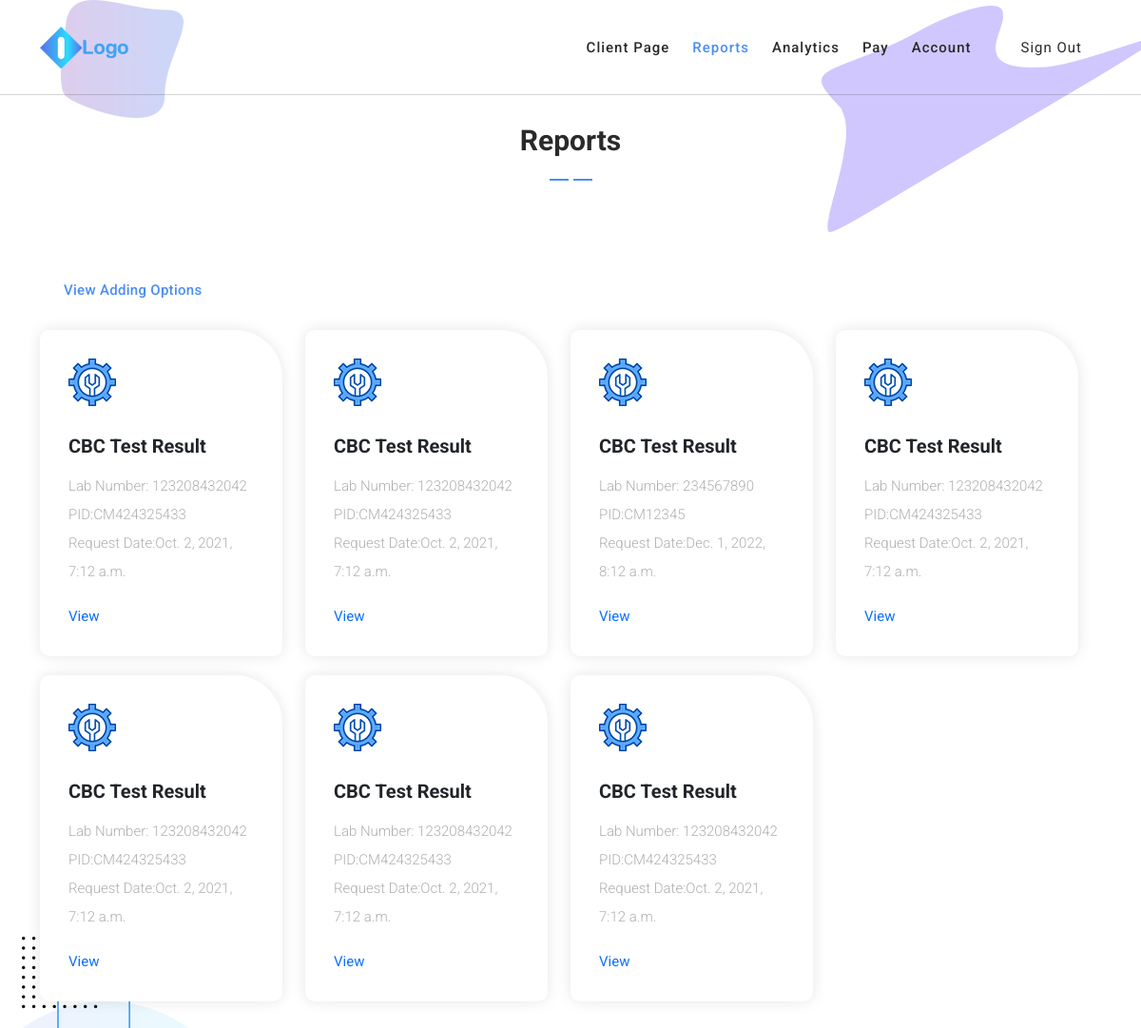
The page /reports/ (signed in) on the database as committed earlier.
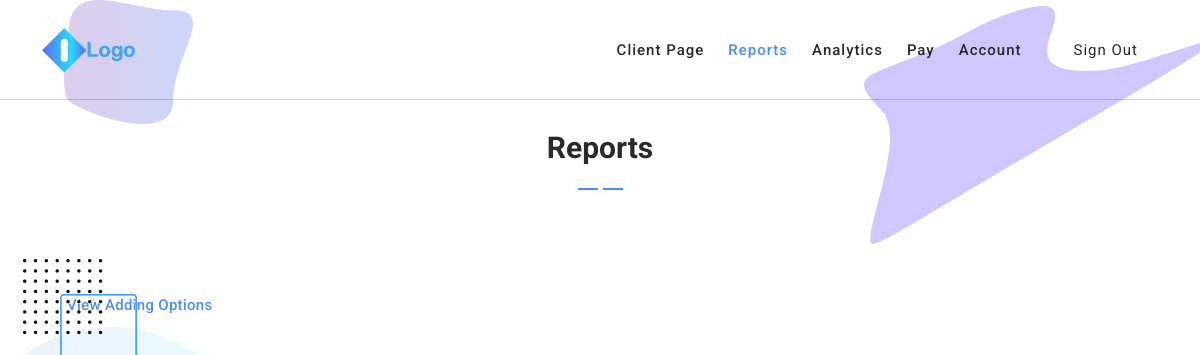
The same page on the database as committed later.
### isabuhaywebapp/models.py (models this page shows, shortened)
class CBCTestResult(models.Model):
    user = models.ForeignKey(User, on_delete=models.CASCADE, blank=True, null=True)
    testImage = models.OneToOneField(CBCTestResultImage, on_delete=models.CASCADE, blank=True, null=True)
    testPDF = models.OneToOneField(CBCTestResultPDF, on_delete=models.CASCADE, blank=True, null=True)
    testDocx = models.OneToOneField(CBCTestResultDocx, on_delete=models.CASCADE, blank=True, null=True)
    source = models.CharField(max_length=50, blank=False, null=False)
    labNumber = models.CharField(max_length=50, blank=False, null=False)
    pid = models.CharField(max_length=50, blank=False, null=False)
    dateRequested = models.DateTimeField(blank=True, null=True)
    dateReceived = models.DateTimeField(blank=True, null=True)
    whiteBloodCells = models.FloatField(blank=False, null=False)
    redBloodCells = models.FloatField(blank=False, null=False)
    hemoglobin = models.FloatField(blank=False, null=False)
    hematocrit = models.FloatField(blank=False, null=False)
    meanCorpuscularVolume = models.FloatField(blank=False, null=False)
    meanCorpuscularHb = models.FloatField(blank=False, null=False)
    meanCorpuscularHbConc = models.FloatField(blank=False, null=False)
    rbcDistributionWidth = models.FloatField(blank=False, null=False)
    plateletCount = models.FloatField(blank=False, null=False)
    segmenters = models.FloatField(blank=False, null=False)
    lymphocytes = models.FloatField(blank=False, null=False)
    monocytes = models.FloatField(blank=False, null=False)
    eosinophils = models.FloatField(blank=False, null=False)
    basophils = models.FloatField(blank=False, null=False)
    bands = models.FloatField(blank=False, null=False)
    absoluteSeg = models.FloatField(blank=False, null=False)
    absoluteLymphocyteCount = models.FloatField(blank=False, null=False)
    absoluteMonocyteCount = models.FloatField(blank=False, null=False)
    absoluteEosinophilCount = models.FloatField(blank=False, null=False)
    absoluteBasophilCount = models.FloatField(blank=False, null=False)
    absoluteBandCount = models.FloatField(blank=False, null=False)

### isabuhaywebapp/views.py (the view)
# urls.py: path('reports/', DisplayAllCBCTestResult.as_view(), name='DisplayAllCBCTestResult'),
class DisplayAllCBCTestResult(LoginRequiredMixin, View):
    def get(self, request, *args, **kwargs):
        user = User.objects.get(id=request.user.id)
        object_list = user.cbctestresult_set.all()
        context = {'object_list': object_list}
        return render(request, 'displayAllCBCTestResult.html', context)

### templates/displayAllCBCTestResult.html (shortened to what this page needs)
{% load static %}
<!DOCTYPE html>
<html lang="en">
  <head>
    <link href="{% static 'vendor/bootstrap/css/bootstrap.min.css' %}" rel="stylesheet">
    <link rel="stylesheet" href="https://use.fontawesome.com/releases/v5.8.1/css/all.css' %}">
    <link rel="stylesheet" href="{% static 'assets/css/templatemo-chain-app-dev.css' %}">
    <link rel="stylesheet" href="{% static 'assets/css/animated.css' %}">
    <link rel="stylesheet" href="{% static 'assets/css/owl.css' %}">
  </head>
  <body>
    <header class="header-area header-sticky wow slideInDown" data-wow-duration="0.75s" data-wow-delay="0s">
      <div class="container">
        <div class="row">
          <div class="col-12">
            <nav class="main-nav">
               <a href="#" class="logo">
                <img src="{% static 'assets/images/logo.png' %}" alt="Chain App Dev" w>
              </a>
              <ul class="nav">
                <li class="scroll-to-section"><a href="{% url 'DisplayClientSide' %}">Client Page</a></li>
                <li class="scroll-to-section"><a href="#" class="active">Reports</a></li>
                <li class="scroll-to-section"><a href="#">Analytics</a></li>
                <li class="scroll-to-section"><a href="{% url 'DisplayAllPromoOptions' 'pay' %}">Pay</a></li>
                <li class="scroll-to-section"><a href="{% url 'DisplayAccountPage' %}">Account</a></li>
                <li class="scroll-to-section"><a href="{% url 'LogoutView' %}">Sign Out</a></li>
              </ul>
            </nav>
          </div>
        </div>
      </div>
    </header>
    <div id="All CBC" class="services section">
      <div class="container">
        <div class="row">
          <div class="col-lg-8 offset-lg-2">
            <div class="section-heading  wow fadeInDown" data-wow-duration="1s" data-wow-delay="0.5s">
              <h4>Reports</h4>
              <img src="{% static 'assets/images/heading-line-dec.png' %}" alt="">
             </div>
          </div>
        </div>
      </div>
      <div class="container">
        <div class="row">
          <div class="col-lg-12">
            <div class="white-button first-button scroll-to-section">
              <a href="{% url 'DisplayAddingOptions' %}">View Adding Options</a>
            </div>
        </div>
        <div class="row">
          {% for result in object_list %}
            <div class="col-lg-3" style="margin-top: 20px;"">
              <div class="service-item first-service">
                <div class="icon"></div>
                <h4>CBC Test Result</h4>
                <p>Lab Number: {{  result.labNumber }}<br>PID:{{ result.pid }}<br>Request Date:{{ result.dateRequested }}</p>
                <div class="text-button">
                  <a href="{% url 'DisplayCBCTestResult' result.pk %}">View </a>
                </div>
              </div>
            </div>
          {% endfor %}
        </div>
      </div>
    </div>
</body>
</html>

### static/assets/css/templatemo-chain-app-dev.css (style rules this page uses)
html, body, div, span, applet, object, iframe, h1, h2, h3, h4, h5, h6, p, blockquote, div pre, a, abbr, acronym, address, big, cite, code, del, dfn, em, font, img, ins, kbd, q, s, samp, small, strike, strong, sub, sup, tt, var, b, u, i, center, dl, dt, dd, ol, ul, li, figure, header, nav, section, article, aside, footer, figcaption { margin: 0; padding: 0; border: 0; outline: 0; }
ul, li { padding: 0; margin: 0; list-style: none; }
header, nav, section, article, aside, footer, hgroup { display: block; }
* { box-sizing: border-box; }
html, body { font-family: 'Roboto', sans-serif; font-weight: 400; background-color: #fff; -ms-text-size-adjust: 100%; -webkit-font-smoothing: antialiased; -moz-osx-font-smoothing: grayscale; }
a { text-decoration: none !important; }
h1, h2, h3, h4, h5, h6 { margin-top: 0px; margin-bottom: 0px; }
ul { margin-bottom: 0px; }
img { width: 100%; overflow: hidden; }
html, body { background: #fff; font-family: 'Roboto', sans-serif; }
.section-heading { position: relative; z-index: 2; }
.section-heading h4 { color: #2a2a2a; font-size: 30px; font-weight: 700; text-transform: capitalize; margin-bottom: 10px; }
.section-heading img { width: 45px; height: 2px; }
.white-button a { display: inline-block !important; padding: 10px 20px !important; color: #4b8ef1 !important; text-transform: capitalize; font-size: 15px; background-color: #fff; border-radius: 23px; font-weight: 500 !important; letter-spacing: 0.3px !important; transition: all .5s; }
.header-area { background-color: transparent; border-bottom: 1px solid rgba(42,42,42,0.2); position: absolute; left: 0px; right: 0px; z-index: 100; height: 100px; -webkit-transition: all .5s ease 0s; -moz-transition: all .5s ease 0s; -o-transition: all .5s ease 0s; transition: all .5s ease 0s; }
.header-area .main-nav { min-height: 80px; background: transparent; }
.header-area .main-nav .logo { float: left; -webkit-transition: all 0.3s ease 0s; -moz-transition: all 0.3s ease 0s; -o-transition: all 0.3s ease 0s; transition: all 0.3s ease 0s; }
.header-area .main-nav .logo { line-height: 100px; float: left; -webkit-transition: all 0.3s ease 0s; -moz-transition: all 0.3s ease 0s; -o-transition: all 0.3s ease 0s; transition: all 0.3s ease 0s; }
.header-area .main-nav .nav { float: right; margin-top: 30px; margin-right: 0px; background-color: transparent; -webkit-transition: all 0.3s ease 0s; -moz-transition: all 0.3s ease 0s; -o-transition: all 0.3s ease 0s; transition: all 0.3s ease 0s; position: relative; z-index: 999; }
.header-area .main-nav .nav li { padding-left: 20px; padding-right: 20px; }
.header-area .main-nav .nav li:nth-child(6) { padding-right: 0px; padding-left: 40px; }
.header-area .main-nav .nav li:last-child a , .background-header .main-nav .nav li:last-child a, .header-area .main-nav .nav li:nth-child(6) a , .background-header .main-nav .nav li:nth-child(6) a { padding: 0px 20px !important; font-weight: 400; }
.header-area .main-nav .nav li a { display: block; font-weight: 500; font-size: 15px; color: #2a2a2a; text-transform: capitalize; -webkit-transition: all 0.3s ease 0s; -moz-transition: all 0.3s ease 0s; -o-transition: all 0.3s ease 0s; transition: all 0.3s ease 0s; height: 40px; line-height: 40px; border: transparent; letter-spacing: 1px; }
.header-area .main-nav .nav li:hover a, .header-area .main-nav .nav li a.active { color: #4b8ef1!important; }
.header-area.header-sticky { min-height: 80px; }
.header-area .nav { margin-top: 30px; }
.header-area.header-sticky .nav li a.active { color: #4b8ef1; }
@media (max-width: 1200px) { .header-area .main-nav .nav li { padding-left: 12px; padding-right: 12px; } }
@media (max-width: 1200px) { .header-area .main-nav:before { display: none; } }
@media (min-width: 767px) { .header-area .main-nav .nav { display: flex !important; } }
.services { padding-top: 130px; position: relative; }
.services:after { content: ''; background-image: url(../images/services-left-dec.png); background-repeat: no-repeat; position: absolute; left: 0; bottom: -300px; width: 261px; height: 368px; z-index: 0; }
.services:before { content: ''; background-image: url(../images/services-right-dec.png); background-repeat: no-repeat; position: absolute; right: 0; top: 0; width: 1136px; height: 244px; z-index: 0; }
.services .section-heading { text-align: center; margin-bottom: 80px; }
@media (max-width: 1200px) { .header-area .main-nav .nav li:last-child { padding-left: 20px; } }

Rows that differ between the two databases and show on the page:
removed CBCTestResult: labNumber "123208432042", pid "CM424325433", dateRequested "Oct. 2, 2021, 7:12 a.m."
removed CBCTestResult: labNumber "123208432042", pid "CM424325433", dateRequested "Oct. 2, 2021, 7:12 a.m."
removed CBCTestResult: labNumber "234567890", pid "CM12345", dateRequested "Dec. 1, 2022, 8:12 a.m."
removed CBCTestResult: labNumber "123208432042", pid "CM424325433", dateRequested "Oct. 2, 2021, 7:12 a.m."
removed CBCTestResult: labNumber "123208432042", pid "CM424325433", dateRequested "Oct. 2, 2021, 7:12 a.m."
removed CBCTestResult: labNumber "123208432042", pid "CM424325433", dateRequested "Oct. 2, 2021, 7:12 a.m."
removed CBCTestResult: labNumber "123208432042", pid "CM424325433", dateRequested "Oct. 2, 2021, 7:12 a.m."
